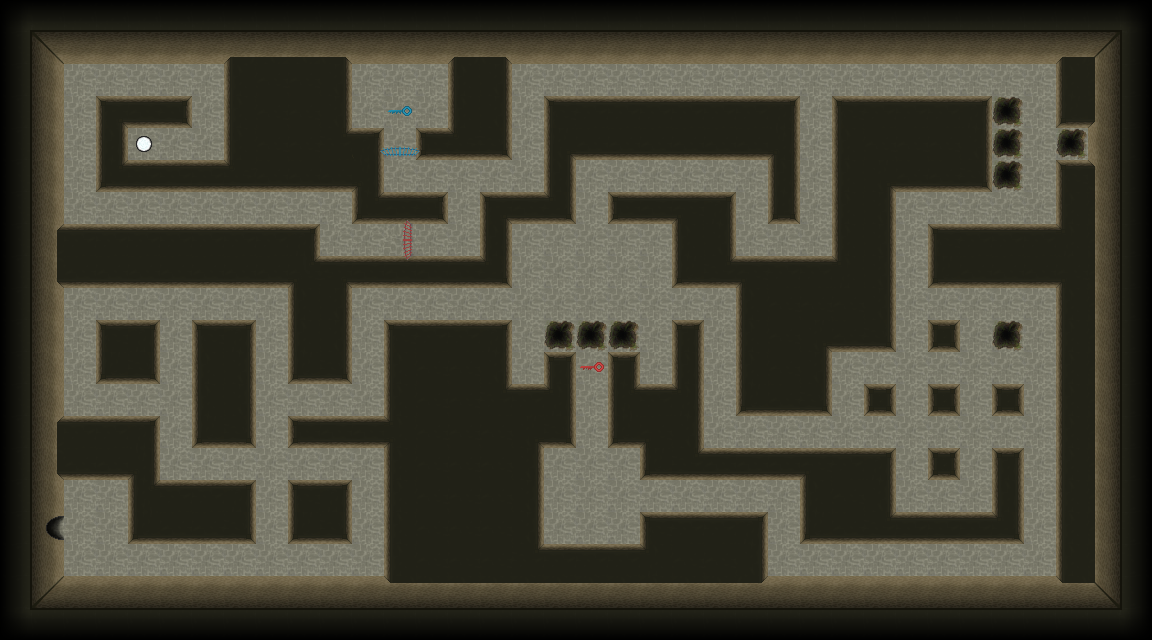

The image is a tile-based game level rendered from a .tmx file. Its description and complete source (layers, tilesets, objects, tile grids) follow:
An orthogonal 36x20 tile map with 32x32 px tiles, 2 tile layers (base, interaction).

<map version="1.8" tiledversion="1.8.5" orientation="orthogonal" renderorder="right-down" width="36" height="20" tilewidth="32" tileheight="32" infinite="0" nextlayerid="3" nextobjectid="1">
 <tileset firstgid="1" source="../tileset/tileset.tsx" />
 <layer id="1" name="base" width="36" height="20">
  <data encoding="csv">
77,2684354638,2684354638,2684354638,2684354638,2684354638,2684354638,2684354638,2684354638,2684354638,2684354638,2684354638,2684354638,2684354638,2684354638,2684354638,2684354638,2684354638,2684354638,2684354638,2684354638,2684354638,2684354638,2684354638,2684354638,2684354638,2684354638,2684354638,2684354638,2684354638,2684354638,2684354638,2684354638,2684354638,2684354638,2684354637,
78,1610612806,1610612808,1610612808,1610612808,1610612808,1610612808,80,1610612809,1610612809,1610612810,1610612808,1610612808,1610612808,80,1610612810,1610612808,1610612808,1610612808,1610612808,1610612808,1610612808,1610612808,1610612808,1610612808,1610612808,1610612808,1610612808,1610612808,1610612808,1610612808,1610612808,1610612808,80,71,3221225550,
78,3221225544,1,1,1,1,1,2684354627,63,63,1610612803,1,1,1,2684354627,1610612803,1,1,1,1,1,1,1,1,1,1,1,1,1,1,1,1,1,2684354627,73,3221225550,
78,3221225544,1,56,58,3221225532,1,2684354627,63,63,1610612803,1,1,1,2684354627,1610612803,1,62,3221225539,3221225539,3221225539,3221225539,3221225539,3221225539,2684354622,1,62,3221225539,3221225539,3221225539,2684354622,2,1,1610612798,74,3221225550,
78,3221225544,1,2684354618,3,1,1,2684354627,63,63,3221225538,2684354622,13,60,3221225551,3221225534,1,1610612805,67,67,67,67,67,67,2684354639,1,2684354627,63,63,63,1610612803,2,1,2,72,3221225550,
78,3221225544,1,1610612792,3221225530,3221225530,3221225530,3221225551,67,67,67,2684354639,1,1,1,1,1,2684354618,1,1,1,1,1,1,2684354618,1,2684354627,1610612802,67,67,3221225534,2,1,62,2684354640,3221225550,
78,3221225544,1,1,1,1,1,1,1,1,1,1610612792,58,3221225532,1,56,58,3221225528,1,60,58,69,2684354622,1,1610612796,1,2684354627,1610612803,1,1,1,1,1,2684354627,73,3221225550,
78,3221225546,3221225539,3221225539,3221225539,3221225539,3221225539,3221225539,3221225539,2684354622,1,1,49,1,1,2684354618,1,1,1,1,1,2684354627,1610612803,1,1,1,2684354627,1610612803,1,62,3221225539,3221225539,3221225539,2684354626,73,3221225550,
78,1610612816,67,67,67,67,67,67,67,64,79,58,58,58,58,3221225528,1,1,1,1,1,1610612798,3221225541,69,3221225539,3221225539,2684354626,1610612803,1,1610612798,67,67,67,66,73,3221225550,
78,3221225544,1,1,1,1,1,1,1,2684354627,1610612803,1,1,1,1,1,1,1,1,1,1,1,1,2684354627,63,63,63,1610612803,1,1,1,1,1,2684354627,73,3221225550,
78,3221225544,1,62,2684354622,1,62,2684354622,1,2684354627,1610612803,1,62,3221225539,3221225539,2684354622,1,2,2,2,1,2684354620,1,2684354627,63,1610612802,67,3221225534,1,57,1,2,1,2684354627,73,3221225550,
78,3221225544,1,1610612798,3221225534,1,2684354627,1610612803,1,1610612798,3221225534,1,2684354627,63,63,1610612803,1,2684354620,1,2684354620,1,2684354618,1,2684354627,63,1610612803,1,1,1,1,1,1,1,2684354627,73,3221225550,
78,3221225544,1,1,1,1,2684354627,1610612803,1,1,1,1,2684354627,63,63,3221225538,3221225539,2684354629,1,1610612815,3221225539,2684354629,1,1610612798,67,3221225534,1,57,1,57,1,57,1,2684354627,73,3221225550,
78,3221225546,3221225539,3221225539,2684354622,1,1610612798,3221225534,1,60,58,58,2684354628,63,63,63,1610612802,3221225534,1,1610612798,66,1610612803,1,1,1,1,1,1,1,1,1,1,1,2684354627,73,3221225550,
78,1610612816,67,67,2684354639,1,1,1,1,1,1,1,2684354627,63,63,63,1610612803,1,1,1,1610612798,3221225541,58,58,58,69,3221225539,2684354622,1,57,1,2684354620,1,2684354627,73,3221225550,
78,3221225544,1,1,1610612815,3221225539,3221225539,2684354622,1,62,2684354622,1,2684354627,63,63,63,1610612803,1,1,1,1,1,1,1,1,2684354627,63,1610612803,1,1,1,2684354618,1,2684354627,73,3221225550,
78,1610612811,1,1,1610612798,67,67,3221225534,1,1610612798,3221225534,1,2684354627,63,63,63,1610612803,1,1,1,62,3221225539,3221225539,2684354622,1,1610612798,67,3221225541,3221225530,3221225530,3221225530,3221225528,1,2684354627,73,3221225550,
78,3221225544,1,1,1,1,1,1,1,1,1,1,2684354627,63,63,63,3221225538,3221225539,3221225539,3221225539,2684354626,63,63,1610612803,1,1,1,1,1,1,1,1,1,2684354627,73,3221225550,
78,3221225542,2684354632,2684354632,2684354632,2684354632,2684354632,2684354632,2684354632,2684354632,2684354632,2684354632,2684354634,2684354633,2684354633,2684354633,2684354633,2684354633,2684354633,2684354633,2684354633,2684354633,2684354633,3221225552,2684354632,2684354632,2684354632,2684354632,2684354632,2684354632,2684354632,2684354632,2684354632,2684354634,2684354631,3221225550,
1610612813,1610612814,1610612814,1610612814,1610612814,1610612814,1610612814,1610612814,1610612814,1610612814,1610612814,1610612814,1610612814,1610612814,1610612814,1610612814,1610612814,1610612814,1610612814,1610612814,1610612814,1610612814,1610612814,1610612814,1610612814,1610612814,1610612814,1610612814,1610612814,1610612814,1610612814,1610612814,1610612814,1610612814,1610612814,3221225549
</data>
 </layer>
 <layer id="2" name="interaction" width="36" height="20">
  <data encoding="csv">
0,0,0,0,0,0,0,0,0,0,0,0,0,0,0,0,0,0,0,0,0,0,0,0,0,0,0,0,0,0,0,0,0,0,0,0,
0,0,0,0,0,0,0,0,0,0,0,0,0,0,0,0,0,0,0,0,0,0,0,0,0,0,0,0,0,0,0,0,0,0,0,0,
0,0,0,0,0,0,0,0,0,0,0,0,0,0,0,0,0,0,0,0,0,0,0,0,0,0,0,0,0,0,0,0,0,0,0,0,
0,0,0,0,0,0,0,0,0,0,0,0,52,0,0,0,0,0,0,0,0,0,0,0,0,0,0,0,0,0,0,0,0,0,0,0,
0,0,0,0,0,0,0,0,0,0,0,12,0,14,0,0,0,0,0,0,0,0,0,0,0,0,0,0,0,0,0,0,0,0,0,0,
0,0,0,0,0,0,0,0,0,0,0,0,0,0,0,0,0,0,0,0,0,0,0,0,0,0,0,0,0,0,0,0,0,0,0,0,
0,0,0,0,0,0,0,0,0,0,0,0,50,0,0,0,0,0,0,0,0,0,0,0,0,0,0,0,0,0,0,0,0,0,0,0,
0,0,0,0,0,0,0,0,0,0,0,0,0,0,0,0,0,0,0,0,0,0,0,0,0,0,0,0,0,0,0,0,0,0,0,0,
0,0,0,0,0,0,0,0,0,0,0,0,48,0,0,0,0,0,0,0,0,0,0,0,0,0,0,0,0,0,0,0,0,0,0,0,
0,0,0,0,0,0,0,0,0,0,0,0,0,0,0,0,0,0,0,0,0,0,0,0,0,0,0,0,0,0,0,0,0,0,0,0,
0,0,0,0,0,0,0,0,0,0,0,0,0,0,0,0,0,0,0,0,0,0,0,0,0,0,0,0,0,0,0,0,0,0,0,0,
0,0,0,0,0,0,0,0,0,0,0,0,0,0,0,0,0,0,54,0,0,0,0,0,0,0,0,0,0,0,0,0,0,0,0,0,
0,0,0,0,0,0,0,0,0,0,0,0,0,0,0,0,0,0,0,0,0,0,0,0,0,0,0,0,0,0,0,0,0,0,0,0,
0,0,0,0,0,0,0,0,0,0,0,0,0,0,0,0,0,0,0,0,0,0,0,0,0,0,0,0,0,0,0,0,0,0,0,0,
0,0,0,0,0,0,0,0,0,0,0,0,0,0,0,0,0,0,0,0,0,0,0,0,0,0,0,0,0,0,0,0,0,0,0,0,
0,0,0,0,0,0,0,0,0,0,0,0,0,0,0,0,0,0,0,0,0,0,0,0,0,0,0,0,0,0,0,0,0,0,0,0,
0,0,0,0,0,0,0,0,0,0,0,0,0,0,0,0,0,0,0,0,0,0,0,0,0,0,0,0,0,0,0,0,0,0,0,0,
0,0,0,0,0,0,0,0,0,0,0,0,0,0,0,0,0,0,0,0,0,0,0,0,0,0,0,0,0,0,0,0,0,0,0,0,
0,0,0,0,0,0,0,0,0,0,0,0,0,0,0,0,0,0,0,0,0,0,0,0,0,0,0,0,0,0,0,0,0,0,0,0,
0,0,0,0,0,0,0,0,0,0,0,0,0,0,0,0,0,0,0,0,0,0,0,0,0,0,0,0,0,0,0,0,0,0,0,0
</data>
 </layer>
</map>
